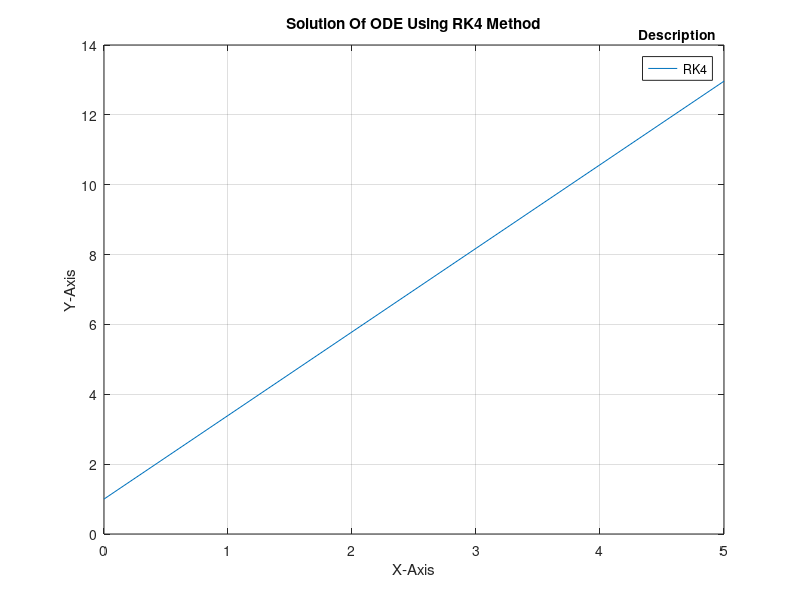

Reproduce this figure in MATLAB.
clear all
clc
f = @(x, y) ((x.^2 + y.^2) / 10);
x(1) = 0;
y(1) = 1;
u = input("Enter a Point to Find It's Solution: ");
h = input("Enter Increament: ");
x = x(1) : h : u;
for i = 2 : length(x)
   k1 = h * f(x(i - 1), y(i - 1));
   k2 = h * f(x(i - 1) + (h / 2), y(i - 1) + (k1 / 2));
   k3 = h * f(x(i - 1) + (h / 2), y(i - 1) + (k2 / 2));
   k4 = h * f(x(i - 1) + h, y(i - 1) + k3);
   y(i) = y(i - 1) + (1 / 6) * (k1 + 2 * k2 + 2 * k3 + k4);
end
fprintf("Solution Of ODE Using RK4 Method at X(%.2f): %.4f\n", u, y(length(y)));
plot(x, y)
hold on
title("Solution Of ODE Using RK4 Method")
title(legend, 'Description')
legend('RK4')
grid on
xlabel('X-Axis'); ylabel('Y-Axis')
hold off
